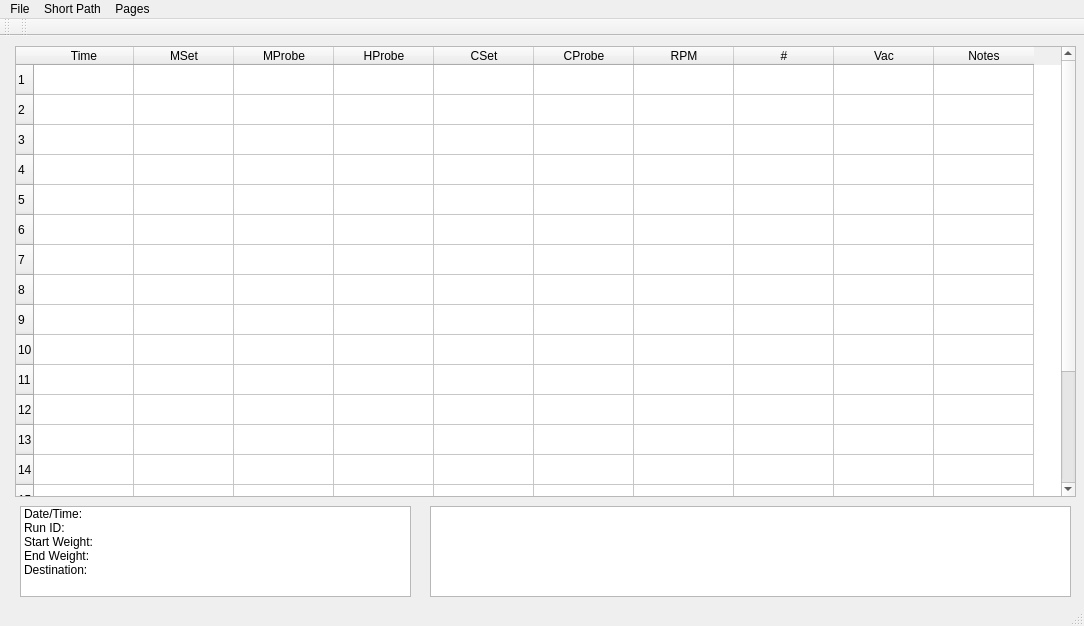
<?xml version="1.0" encoding="UTF-8"?>
<ui version="4.0">
 <class>SuperDope</class>
 <widget class="QMainWindow" name="SuperDope">
  <property name="geometry">
   <rect>
    <x>0</x>
    <y>0</y>
    <width>1084</width>
    <height>626</height>
   </rect>
  </property>
  <property name="windowTitle">
   <string>SuperDope</string>
  </property>
  <widget class="QWidget" name="centralWidget">
   <widget class="QTableWidget" name="tableWidget">
    <property name="geometry">
     <rect>
      <x>15</x>
      <y>10</y>
      <width>1061</width>
      <height>451</height>
     </rect>
    </property>
    <row>
     <property name="text">
      <string>1</string>
     </property>
    </row>
    <row>
     <property name="text">
      <string>2</string>
     </property>
    </row>
    <row>
     <property name="text">
      <string>3</string>
     </property>
    </row>
    <row>
     <property name="text">
      <string>4</string>
     </property>
    </row>
    <row>
     <property name="text">
      <string>5</string>
     </property>
    </row>
    <row>
     <property name="text">
      <string>6</string>
     </property>
    </row>
    <row>
     <property name="text">
      <string>7</string>
     </property>
    </row>
    <row>
     <property name="text">
      <string>8</string>
     </property>
    </row>
    <row>
     <property name="text">
      <string>9</string>
     </property>
    </row>
    <row>
     <property name="text">
      <string>10</string>
     </property>
    </row>
    <row>
     <property name="text">
      <string>11</string>
     </property>
    </row>
    <row>
     <property name="text">
      <string>12</string>
     </property>
    </row>
    <row>
     <property name="text">
      <string>13</string>
     </property>
    </row>
    <row>
     <property name="text">
      <string>14</string>
     </property>
    </row>
    <row>
     <property name="text">
      <string>15</string>
     </property>
    </row>
    <row>
     <property name="text">
      <string>16</string>
     </property>
    </row>
    <row>
     <property name="text">
      <string>17</string>
     </property>
    </row>
    <row>
     <property name="text">
      <string>18</string>
     </property>
    </row>
    <row>
     <property name="text">
      <string>20</string>
     </property>
    </row>
    <column>
     <property name="text">
      <string>Time</string>
     </property>
    </column>
    <column>
     <property name="text">
      <string>MSet</string>
     </property>
    </column>
    <column>
     <property name="text">
      <string>MProbe</string>
     </property>
    </column>
    <column>
     <property name="text">
      <string>HProbe</string>
     </property>
    </column>
    <column>
     <property name="text">
      <string>CSet</string>
     </property>
    </column>
    <column>
     <property name="text">
      <string>CProbe</string>
     </property>
    </column>
    <column>
     <property name="text">
      <string>RPM</string>
     </property>
    </column>
    <column>
     <property name="text">
      <string>#</string>
     </property>
    </column>
    <column>
     <property name="text">
      <string>Vac</string>
     </property>
    </column>
    <column>
     <property name="text">
      <string>Notes</string>
     </property>
    </column>
   </widget>
   <widget class="QListWidget" name="listWidget">
    <property name="geometry">
     <rect>
      <x>20</x>
      <y>470</y>
      <width>391</width>
      <height>91</height>
     </rect>
    </property>
    <item>
     <property name="text">
      <string>Date/Time:</string>
     </property>
    </item>
    <item>
     <property name="text">
      <string>Run ID:</string>
     </property>
    </item>
    <item>
     <property name="text">
      <string>Start Weight:</string>
     </property>
    </item>
    <item>
     <property name="text">
      <string>End Weight:</string>
     </property>
    </item>
    <item>
     <property name="text">
      <string>Destination:</string>
     </property>
    </item>
   </widget>
   <widget class="QPlainTextEdit" name="plainTextEdit">
    <property name="geometry">
     <rect>
      <x>430</x>
      <y>470</y>
      <width>641</width>
      <height>91</height>
     </rect>
    </property>
   </widget>
  </widget>
  <widget class="QMenuBar" name="menuBar">
   <property name="geometry">
    <rect>
     <x>0</x>
     <y>0</y>
     <width>1084</width>
     <height>25</height>
    </rect>
   </property>
   <widget class="QMenu" name="menuFile">
    <property name="title">
     <string>File</string>
    </property>
    <addaction name="actionNew"/>
    <addaction name="actionOpen"/>
    <addaction name="separator"/>
    <addaction name="actionExit"/>
   </widget>
   <widget class="QMenu" name="menuShort_Path">
    <property name="title">
     <string>Short Path</string>
    </property>
    <addaction name="actionStart_Run"/>
    <addaction name="actionSave_2"/>
   </widget>
   <widget class="QMenu" name="menuPages">
    <property name="title">
     <string>Pages</string>
    </property>
    <addaction name="actionCustomer_Relations"/>
    <addaction name="actionIntake"/>
    <addaction name="actionLab"/>
    <addaction name="actionFinishing"/>
    <addaction name="actionYield"/>
    <addaction name="actionProduct_Management"/>
    <addaction name="actionPackaging"/>
    <addaction name="actionPOS"/>
    <addaction name="separator"/>
    <addaction name="actionPage_Switch_On_Off"/>
   </widget>
   <addaction name="menuFile"/>
   <addaction name="menuShort_Path"/>
   <addaction name="menuPages"/>
  </widget>
  <widget class="QToolBar" name="mainToolBar">
   <attribute name="toolBarArea">
    <enum>TopToolBarArea</enum>
   </attribute>
   <attribute name="toolBarBreak">
    <bool>false</bool>
   </attribute>
  </widget>
  <widget class="QStatusBar" name="statusBar"/>
  <widget class="QToolBar" name="toolBar">
   <property name="windowTitle">
    <string>toolBar</string>
   </property>
   <attribute name="toolBarArea">
    <enum>TopToolBarArea</enum>
   </attribute>
   <attribute name="toolBarBreak">
    <bool>false</bool>
   </attribute>
  </widget>
  <action name="actionNew">
   <property name="text">
    <string>New</string>
   </property>
  </action>
  <action name="actionOpen">
   <property name="text">
    <string>Open</string>
   </property>
  </action>
  <action name="actionClose">
   <property name="text">
    <string>Close</string>
   </property>
  </action>
  <action name="actionSave">
   <property name="text">
    <string>Save</string>
   </property>
  </action>
  <action name="actionExit">
   <property name="text">
    <string>Exit</string>
   </property>
   <property name="shortcutContext">
    <enum>Qt::ApplicationShortcut</enum>
   </property>
  </action>
  <action name="actionSet">
   <property name="text">
    <string>Set</string>
   </property>
  </action>
  <action name="actionDate">
   <property name="text">
    <string>Date</string>
   </property>
  </action>
  <action name="actionStart_Weight">
   <property name="text">
    <string>Start Weight</string>
   </property>
  </action>
  <action name="actionEnd_Weight">
   <property name="text">
    <string>End Weight</string>
   </property>
  </action>
  <action name="actionDestination">
   <property name="text">
    <string>Destination</string>
   </property>
  </action>
  <action name="actionChoose_Type">
   <property name="text">
    <string>Choose Type</string>
   </property>
  </action>
  <action name="actionPut_on_Ice">
   <property name="text">
    <string>Put on Ice</string>
   </property>
  </action>
  <action name="actionFilter_Slush">
   <property name="text">
    <string>Filter Slush</string>
   </property>
  </action>
  <action name="actionRecover_Ethanol">
   <property name="text">
    <string>Recover Ethanol</string>
   </property>
  </action>
  <action name="actionCheck_Type">
   <property name="text">
    <string>Check Type</string>
   </property>
  </action>
  <action name="actionAdd_Jar">
   <property name="text">
    <string>Add Jar</string>
   </property>
  </action>
  <action name="actionPull_from_Jar">
   <property name="text">
    <string>Pull from Jar</string>
   </property>
  </action>
  <action name="actionDisplay_Jars">
   <property name="text">
    <string>Display Jars</string>
   </property>
  </action>
  <action name="actionStart_Run">
   <property name="text">
    <string>Start Run</string>
   </property>
  </action>
  <action name="actionSave_2">
   <property name="text">
    <string>Save</string>
   </property>
  </action>
  <action name="actionCustomer_Relations">
   <property name="text">
    <string>Customer Relations</string>
   </property>
  </action>
  <action name="actionIntake">
   <property name="text">
    <string>Intake</string>
   </property>
  </action>
  <action name="actionLab">
   <property name="text">
    <string>Lab</string>
   </property>
  </action>
  <action name="actionFinishing">
   <property name="text">
    <string>Finishing</string>
   </property>
  </action>
  <action name="actionYield">
   <property name="text">
    <string>Yield</string>
   </property>
  </action>
  <action name="actionProduct_Management">
   <property name="text">
    <string>Product Management</string>
   </property>
  </action>
  <action name="actionPackaging">
   <property name="text">
    <string>Packaging</string>
   </property>
  </action>
  <action name="actionPOS">
   <property name="text">
    <string>POS</string>
   </property>
  </action>
  <action name="actionPage_Switch_On_Off">
   <property name="checkable">
    <bool>true</bool>
   </property>
   <property name="checked">
    <bool>true</bool>
   </property>
   <property name="text">
    <string>Page Switch On/Off</string>
   </property>
  </action>
 </widget>
 <layoutdefault spacing="6" margin="11"/>
 <resources/>
 <connections/>
</ui>
